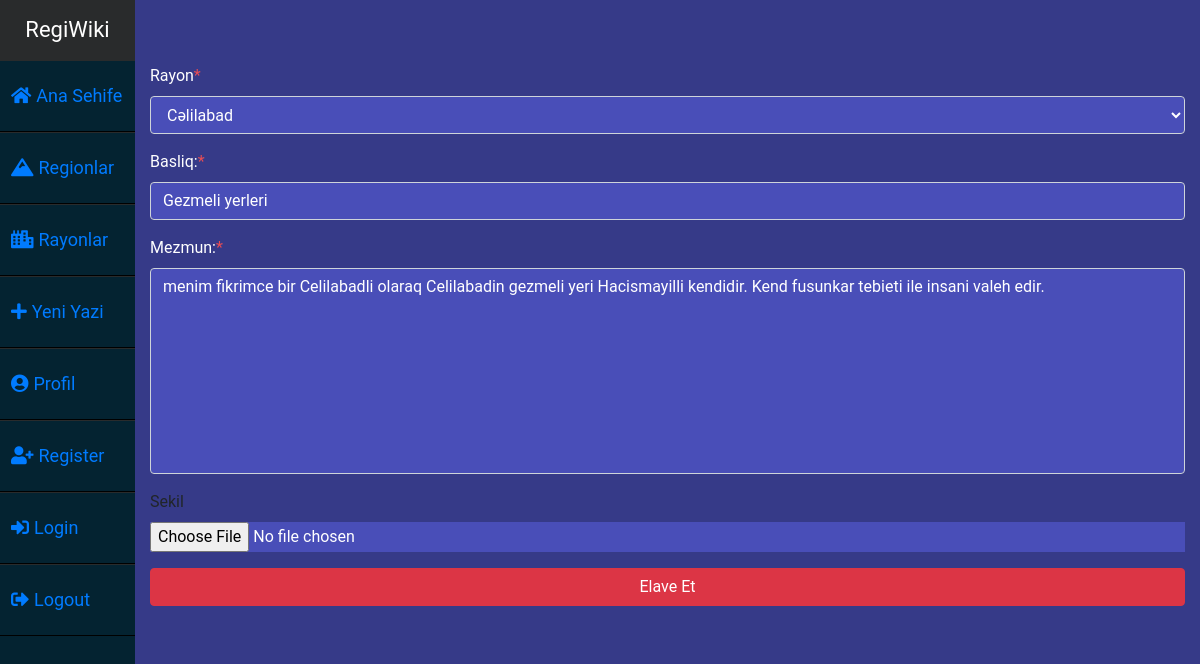
Before: /update-task/1 (signed in) with the older database file.
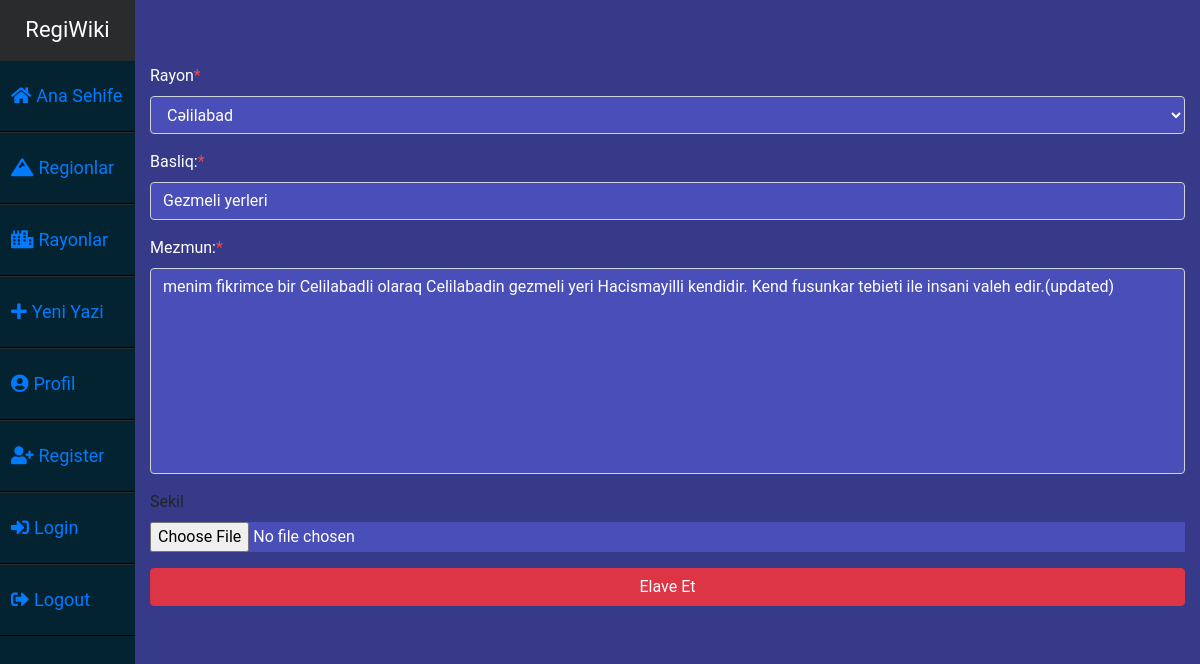
After: the same page with the newer database file.
### areas/models.py (models this page shows, shortened)
class CommentModel(models.Model):
    rayon = models.ForeignKey("Rayonmodel",related_name="comments",on_delete=CASCADE)
    basliq = models.CharField(max_length=120,verbose_name="Basliq:")
    mezmun = models.TextField(verbose_name="Mezmun:")
    created_date = models.DateTimeField(auto_now_add=True)
    sekil = models.ImageField(upload_to="koment_sekilleri",null=True,blank=True)
    yazan = models.ForeignKey('user.CustomUserModel',related_name="comments",on_delete=CASCADE,null=True,blank=True)

### areas/views.py (the view)
# urls.py: path("update-task/<id>",views.updatecomment,name="update_comment"),
@login_required(login_url="user:need_account")
@login_required(login_url="user:need_account")
def updatecomment(request,id):
    comment = CommentModel.objects.get(id=id)
    form = forms.CommentForm(instance=comment)
    if request.method == "POST":
        form = forms.CommentForm(request.POST,instance=comment)
        if form.is_valid():
            form.save()
            return redirect("/user/profile/")
    context = {
        "form":form
    }
    return render(request,"update_task.html",context)

### areas/forms.py
class CommentForm(forms.ModelForm):
    class Meta:
        widgets = {
            "basliq" : forms.TextInput(attrs={'class':'fields'}),
            "rayon" : forms.Select(attrs={'class':'fields'}),
            "mezmun" :forms.Textarea(attrs={'class':'fields',
            'cols':81,
            'rows':8,
            'style':'resize:none;'}),
            "sekil" : forms.ClearableFileInput(attrs={'class':'fields'})
        }
        model = models.CommentModel
        exclude = ["created_date","yazan"]

### areas/models.py (called while the page is built)
    def __str__(self):
        return self.ad

### templates/update_task.html (shortened to what this page needs)
{% extends 'layout.html' %}
{% load static %}
{% load crispy_forms_tags %}
{% block body %}
    <link rel="stylesheet" href="{% static 'update.css' %}">
    <form method="post" action="" enctype="multipart/form-data">
        <div class="container">
            {{form|crispy}}
            <input type="submit" value="Elave Et" class="btn btn-danger btn-block">
        </div>
{% endblock body %}

Changed rows visible on the page:
changed CommentModel "Cəlilabad": mezmun "menim fikrimce bir Celilabadli olaraq Celilabadin gezmeli yeri Hacismayilli kendidir. Kend fusunkar tebieti ile insani valeh edir." → "menim fikrimce bir Celilabadli olaraq Celilabadin gezmeli yeri Hacismayilli kendidir. Kend fusunkar tebieti ile insani valeh edir.(updated)"
